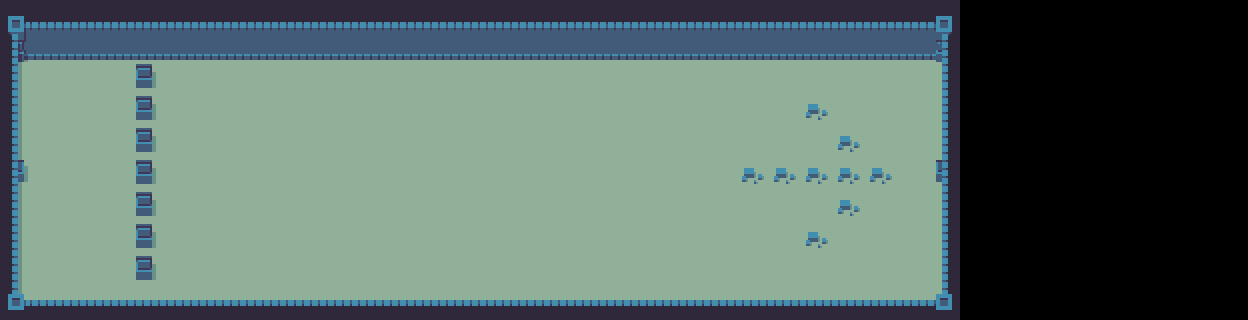

Tiled map render using the project's own tile images. Description and the whole map definition, tile-layer contents included, below:
An orthogonal 39x10 tile map with 32x32 px tiles, 3 tile layers (floors, walls, bars) and 9 objects (entrance1, standardEnter, stopEntities, door1, door2).

<map version="1.10" tiledversion="1.10.1" orientation="orthogonal" renderorder="right-down" width="39" height="10" tilewidth="32" tileheight="32" infinite="0" nextlayerid="8" nextobjectid="26">
 <editorsettings>
  <export target="room3.lua" format="lua" />
 </editorsettings>
 <tileset firstgid="1" name="dungeon_sheet" tilewidth="32" tileheight="32" tilecount="240" columns="24">
  <image source="../dungeon_sheet.png" width="768" height="320" />
 </tileset>
 <layer id="2" name="floors" width="39" height="10">
  <data encoding="csv">
55,55,55,55,55,55,55,55,55,55,55,55,55,55,55,55,55,55,55,55,55,55,55,55,55,0,0,0,0,0,0,0,0,0,0,0,0,0,0,
55,55,55,55,55,55,55,55,55,55,55,55,55,55,55,55,55,55,55,55,55,55,55,55,55,55,55,55,55,55,0,0,0,0,0,0,0,0,0,
55,55,55,55,55,55,55,55,55,55,55,55,55,55,55,55,55,55,55,55,55,55,55,55,55,55,55,55,55,55,0,0,0,0,0,0,0,0,0,
55,55,55,55,55,55,55,55,55,55,55,55,55,55,55,55,55,55,55,55,55,55,55,55,55,55,55,55,55,55,0,0,0,0,0,0,0,0,0,
55,55,55,55,55,55,55,55,55,55,55,55,55,55,55,55,55,55,55,55,55,55,55,55,55,55,55,55,55,55,0,0,0,0,0,0,0,0,0,
55,55,55,55,55,55,55,55,55,55,55,55,55,55,55,55,55,55,55,55,55,55,55,55,55,55,55,55,55,55,0,0,0,0,0,0,0,0,0,
55,55,55,55,55,55,55,55,55,55,55,55,55,55,55,55,55,55,55,55,55,55,55,55,55,55,55,55,55,55,0,0,0,0,0,0,0,0,0,
55,55,55,55,55,55,55,55,55,55,55,55,55,55,55,55,55,55,55,55,55,55,55,55,55,55,55,55,55,55,0,0,0,0,0,0,0,0,0,
55,55,55,55,55,55,55,55,55,55,55,55,55,55,55,55,55,55,55,55,55,55,55,55,55,55,55,55,55,55,0,0,0,0,0,0,0,0,0,
55,55,55,55,55,55,55,55,55,55,55,55,55,55,55,55,55,55,55,55,55,55,55,55,55,55,55,55,55,55,0,0,0,0,0,0,0,0,0
</data>
 </layer>
 <objectgroup id="5" name="entrances">
  <object id="9" name="entrance1" x="40" y="176">
   <properties>
    <property name="playerEnterRotation" type="int" value="3" />
   </properties>
  </object>
  <object id="15" name="standardEnter" x="40" y="176">
   <properties>
    <property name="playerEnterRotation" type="int" value="3" />
   </properties>
  </object>
 </objectgroup>
 <layer id="1" name="walls" width="39" height="10">
  <data encoding="csv">
6,7,7,7,7,7,7,7,7,7,7,7,7,7,7,7,7,7,7,7,7,7,7,7,7,7,7,7,7,8,0,0,0,0,0,0,0,0,0,
30,31,31,31,31,31,31,31,31,31,31,31,31,31,31,31,31,31,31,31,31,31,31,31,31,31,31,31,31,32,0,0,0,0,0,0,0,0,0,
54,0,0,0,0,0,0,0,0,0,0,0,0,0,0,0,0,0,0,0,0,0,0,0,0,0,0,0,0,56,0,0,0,0,0,0,0,0,0,
54,0,0,0,0,0,0,0,0,0,0,0,0,0,0,0,0,0,0,0,0,0,0,0,0,185,0,0,0,56,0,0,0,0,0,0,0,0,0,
54,0,0,0,0,0,0,0,0,0,0,0,0,0,0,0,0,0,0,0,0,0,0,0,0,0,185,0,0,56,0,0,0,0,0,0,0,0,0,
101,0,0,0,0,0,0,0,0,0,0,0,0,0,0,0,0,0,0,0,0,0,0,185,185,185,185,185,0,100,0,0,0,0,0,0,0,0,0,
54,0,0,0,0,0,0,0,0,0,0,0,0,0,0,0,0,0,0,0,0,0,0,0,0,0,185,0,0,56,0,0,0,0,0,0,0,0,0,
54,0,0,0,0,0,0,0,0,0,0,0,0,0,0,0,0,0,0,0,0,0,0,0,0,185,0,0,0,56,0,0,0,0,0,0,0,0,0,
54,0,0,0,0,0,0,0,0,0,0,0,0,0,0,0,0,0,0,0,0,0,0,0,0,0,0,0,0,56,0,0,0,0,0,0,0,0,0,
78,79,79,79,79,79,79,79,79,79,79,79,79,79,79,79,79,79,79,79,79,79,79,79,79,79,79,79,79,80,0,0,0,0,0,0,0,0,0
</data>
 </layer>
 <layer id="6" name="bars" width="39" height="10">
  <data encoding="csv">
0,0,0,0,0,0,0,0,0,0,0,0,0,0,0,0,0,0,0,0,0,0,0,0,0,0,0,0,0,0,0,0,0,0,0,0,0,0,0,
0,0,0,0,0,0,0,0,0,0,0,0,0,0,0,0,0,0,0,0,0,0,0,0,0,0,0,0,0,0,0,0,0,0,0,0,0,0,0,
0,0,0,0,99,0,0,0,0,0,0,0,0,0,0,0,0,0,0,0,0,0,0,0,0,0,0,0,0,0,0,0,0,0,0,0,0,0,0,
0,0,0,0,99,0,0,0,0,0,0,0,0,0,0,0,0,0,0,0,0,0,0,0,0,0,0,0,0,0,0,0,0,0,0,0,0,0,0,
0,0,0,0,99,0,0,0,0,0,0,0,0,0,0,0,0,0,0,0,0,0,0,0,0,0,0,0,0,0,0,0,0,0,0,0,0,0,0,
0,0,0,0,99,0,0,0,0,0,0,0,0,0,0,0,0,0,0,0,0,0,0,0,0,0,0,0,0,0,0,0,0,0,0,0,0,0,0,
0,0,0,0,99,0,0,0,0,0,0,0,0,0,0,0,0,0,0,0,0,0,0,0,0,0,0,0,0,0,0,0,0,0,0,0,0,0,0,
0,0,0,0,99,0,0,0,0,0,0,0,0,0,0,0,0,0,0,0,0,0,0,0,0,0,0,0,0,0,0,0,0,0,0,0,0,0,0,
0,0,0,0,99,0,0,0,0,0,0,0,0,0,0,0,0,0,0,0,0,0,0,0,0,0,0,0,0,0,0,0,0,0,0,0,0,0,0,
0,0,0,0,0,0,0,0,0,0,0,0,0,0,0,0,0,0,0,0,0,0,0,0,0,0,0,0,0,0,0,0,0,0,0,0,0,0,0
</data>
 </layer>
 <objectgroup id="3" name="bounds">
  <object id="16" x="8" y="24" width="936" height="24" />
  <object id="17" x="944" y="24" width="8" height="288" />
  <object id="18" x="8" y="304" width="936" height="8" />
  <object id="19" x="8" y="48" width="8" height="256" />
 </objectgroup>
 <objectgroup id="7" name="interactables">
  <object id="25" name="stopEntities" x="944" y="168" width="8" height="16">
   <properties>
    <property name="toCall" value="stopEntities" />
   </properties>
  </object>
 </objectgroup>
 <objectgroup id="4" name="doors">
  <object id="6" name="door1" x="8" y="168" width="8" height="16">
   <properties>
    <property name="roomExit" value="room2" />
    <property name="roomExitDoorName" value="entrance3" />
   </properties>
  </object>
  <object id="23" name="door2" x="944" y="168" width="8" height="16">
   <properties>
    <property name="roomExit" value="room4" />
    <property name="roomExitDoorName" value="entrance1" />
   </properties>
  </object>
 </objectgroup>
</map>
